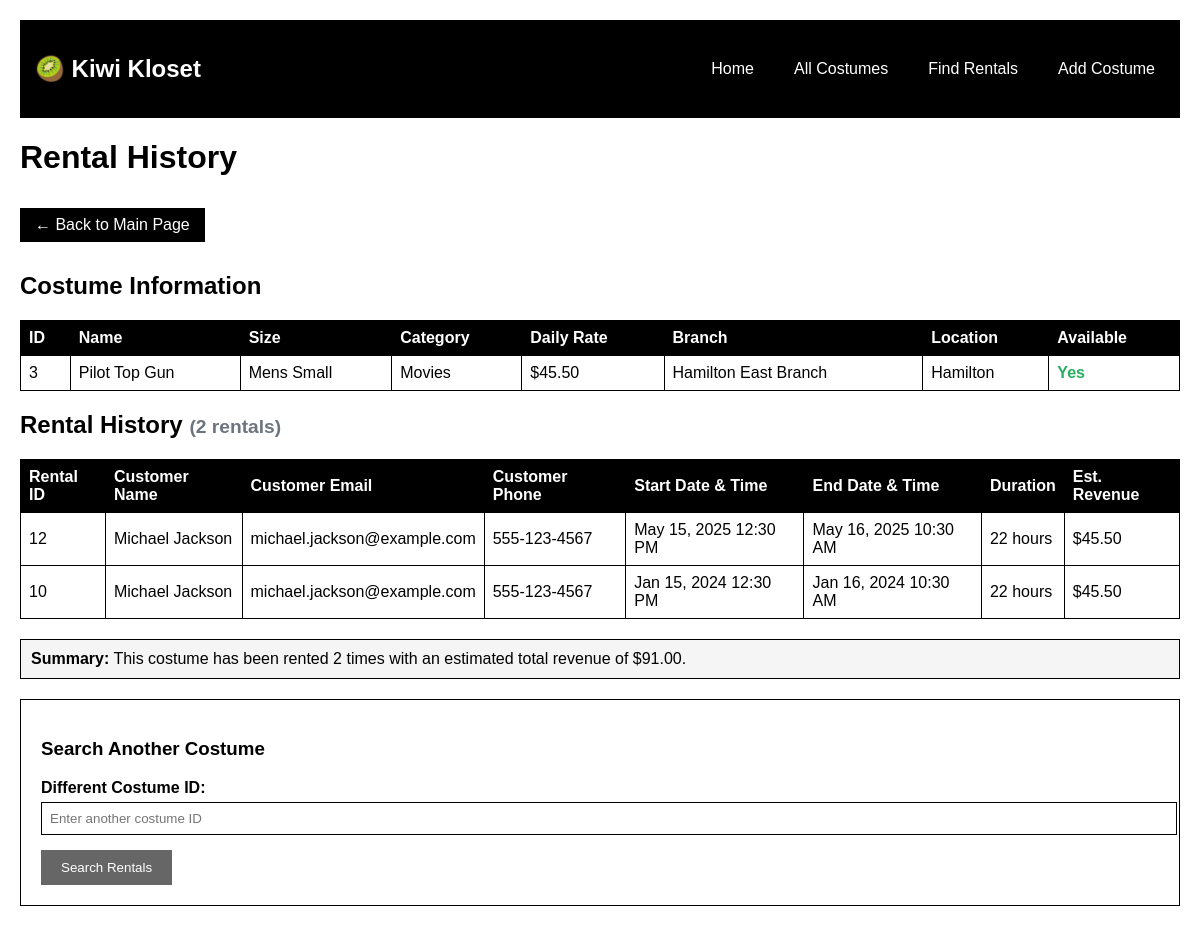
The page /rentals.php?costume_id=3 on the database its author committed.
### tables this page shows
CREATE TABLE costumes (
    id INT PRIMARY KEY,
	is_available TINYINT(1) NOT NULL,
	branch_id INT NOT NULL,
	name VARCHAR(255) NOT NULL,
	size VARCHAR(255) NOT NULL,
	daily_rate DECIMAL(10, 2) NOT NULL,
	category VARCHAR(255) NOT NULL
);

CREATE TABLE branches (
	id INT PRIMARY KEY,
    name varchar(255) NOT NULL,
    location VARCHAR(255) NOT NULL,
	email VARCHAR(255) NOT NULL
);

CREATE TABLE rentals (
	id INT PRIMARY KEY,
	start_datetime DATETIME NOT NULL,
	end_datetime DATETIME NOT NULL,
	costume_id INT NOT NULL,
	customer_id INT NOT NULL
);

CREATE TABLE customers (
	id INT PRIMARY KEY,
    email VARCHAR(255),
    first_name VARCHAR(255) NOT NULL,
    last_name VARCHAR(255) NOT NULL,
    phone VARCHAR(20)
);

### db.php (called while the page is built, shortened)
<?php
function executeQuery($conn, $sql, $types = "", $params = []) {
    try {
        $stmt = $conn->prepare($sql);
        if (!empty($params) && !empty($types)) {
            $stmt->bind_param($types, ...$params);
        }
        if (!$stmt->execute()) {
            throw new Exception("Execute failed: " . $stmt->error);
        }
        $result = $stmt->get_result();
        return $result;
    } catch (Exception $e) {
        error_log("Query execution error: " . $e->getMessage());
        if (isset($stmt)) {
            $stmt->close();
        }
        return false;
    }
}
?>

### rentals.php (the view, shortened to what this page needs)
<?php
require_once 'db.php';
$costume_info = null;
$rentals = [];
$error_message = '';
if (isset($_GET['costume_id']) && !empty($_GET['costume_id'])) {
    $costume_id = filter_var($_GET['costume_id'], FILTER_VALIDATE_INT);
    if ($costume_id === false || $costume_id <= 0) {
        $error_message = 'Invalid costume ID provided. Please enter a valid positive number.';
    } else {
        $conn = getDBConnection();
        if (!$conn) {
            $error_message = 'Unable to connect to the database. Please check your connection settings.';
        } else {
            $costume_query = "
                SELECT c.id, c.name, c.size, c.category, c.daily_rate, c.is_available,
                       b.name AS branch_name, b.location AS branch_location
                FROM costumes c
                JOIN branches b ON c.branch_id = b.id
                WHERE c.id = ?
            ";
            $costume_result = executeQuery($conn, $costume_query, "i", [$costume_id]);
            if ($costume_result !== false && $costume_result->num_rows > 0) {
                $costume_info = $costume_result->fetch_assoc();
                $rental_query = "
                    SELECT r.id, r.start_datetime, r.end_datetime,
                           c_customer.first_name, c_customer.last_name, c_customer.email, c_customer.phone
                    FROM rentals r
                    JOIN customers c_customer ON r.customer_id = c_customer.id
                    WHERE r.costume_id = ?
                    ORDER BY r.start_datetime DESC
                ";
                $rental_result = executeQuery($conn, $rental_query, "i", [$costume_id]);
                if ($rental_result !== false) {
                    $rentals = $rental_result->fetch_all(MYSQLI_ASSOC);
                } else {
                    $error_message = 'Failed to retrieve rental information from the database.';
                }
            } else {
                $error_message = "No costume found with ID: $costume_id. Please check the costume ID and try again.";
            }
        }
    }
} else {
    $error_message = 'No costume ID provided. Please specify a costume ID to view its rental history.';
}
function formatDateTime($datetime) {
    return date('M j, Y g:i A', strtotime($datetime));
}
function calculateDuration($start, $end) {
    $start_time = strtotime($start);
    $end_time = strtotime($end);
    $duration_hours = round(($end_time - $start_time) / 3600, 1);
    if ($duration_hours >= 24) {
        $days = floor($duration_hours / 24);
        $hours = $duration_hours % 24;
        return $days . " day" . ($days > 1 ? "s" : "") . ($hours > 0 ? " " . $hours . "h" : "");
    } else {
        return $duration_hours . " hour" . ($duration_hours != 1 ? "s" : "");
    }
}
?>
<!DOCTYPE html>
<html lang="en">
<head>
    <link rel="stylesheet" href="style.css">
</head>
<body>
    <header class="header">
        <nav class="navbar">
            <div class="logo">
                <h1>🥝 Kiwi Kloset</h1>
            </div>
            <ul class="nav-links">
                <li><a href="index.php">Home</a></li>
                <li><a href="index.php#costumes">All Costumes</a></li>
                <li><a href="index.php#rentals-form">Find Rentals</a></li>
                <li><a href="index.php#add-costume-form">Add Costume</a></li>
            </ul>
        </nav>
    </header>
    <div class="container">
        <main class="main-content">
            <h1 class="page-title">Rental History</h1>
            <a href="index.php" class="back-link">← Back to Main Page</a>
            <?php if (!empty($error_message)): ?>
                <div class="alert alert-error">
                    <strong>Error:</strong> <?php echo htmlspecialchars($error_message); ?>
                </div>
                <div class="form-section">
                    <h3>Try Another Costume ID</h3>
                    <form method="GET" action="rentals.php">
                        <div class="form-group">
                            <label for="costume_id">Costume ID:</label>
                            <input type="number"
                                   id="costume_id"
                                   name="costume_id"
                                   placeholder="Enter costume ID"
                                   min="1"
                                   value="<?php echo htmlspecialchars($_GET['costume_id'] ?? ''); ?>"
                                   required>
                        </div>
                        <button type="submit" class="btn">Search Rentals</button>
                    </form>
                </div>
            <?php else: ?>
                <?php if ($costume_info): ?>
                    <div class="table-section">
                        <h2 class="section-title">Costume Information</h2>
                        <table>
                            <thead>
                                <tr>
                                    <th>ID</th>
                                    <th>Name</th>
                                    <th>Size</th>
                                    <th>Category</th>
                                    <th>Daily Rate</th>
                                    <th>Branch</th>
                                    <th>Location</th>
                                    <th>Available</th>
                                </tr>
                            </thead>
                            <tbody>
                                <tr>
                                    <td><?php echo htmlspecialchars($costume_info['id']); ?></td>
                                    <td><?php echo htmlspecialchars($costume_info['name']); ?></td>
                                    <td><?php echo htmlspecialchars($costume_info['size']); ?></td>
                                    <td><?php echo htmlspecialchars($costume_info['category']); ?></td>
                                    <td>$<?php echo number_format($costume_info['daily_rate'], 2); ?></td>
                                    <td><?php echo htmlspecialchars($costume_info['branch_name']); ?></td>
                                    <td><?php echo htmlspecialchars($costume_info['branch_location']); ?></td>
                                    <td>
                                        <span style="color: <?php echo $costume_info['is_available'] ? '#27ae60' : '#e74c3c'; ?>; font-weight: bold;">
                                            <?php echo $costume_info['is_available'] ? 'Yes' : 'No'; ?>
                                        </span>
                                    </td>
                                </tr>
                            </tbody>
                        </table>
                    </div>
                    <div class="table-section">
                        <h2 class="section-title">
                            Rental History
                            <?php if (!empty($rentals)): ?>
                                <span style="font-size: 0.8em; color: #6c757d;">(<?php echo count($rentals); ?> rental<?php echo count($rentals) !== 1 ? 's' : ''; ?>)</span>
                            <?php endif; ?>
                        </h2>
                        <?php if (!empty($rentals)): ?>
                            <table>
                                <thead>
                                    <tr>
                                        <th>Rental ID</th>
                                        <th>Customer Name</th>
                                        <th>Customer Email</th>
                                        <th>Customer Phone</th>
                                        <th>Start Date & Time</th>
                                        <th>End Date & Time</th>
                                        <th>Duration</th>
                                        <th>Est. Revenue</th>
                                    </tr>
                                </thead>
                                <tbody>
                                    <?php foreach ($rentals as $rental): ?>
                                        <?php
                                            $duration = calculateDuration($rental['start_datetime'], $rental['end_datetime']);
                                            $duration_hours = round((strtotime($rental['end_datetime']) - strtotime($rental['start_datetime'])) / 3600, 1);
                                            $days = ceil($duration_hours / 24);
                                            $estimated_revenue = $days * $costume_info['daily_rate'];
                                        ?>
                                        <tr>
                                            <td><?php echo htmlspecialchars($rental['id']); ?></td>
                                            <td><?php echo htmlspecialchars($rental['first_name'] . ' ' . $rental['last_name']); ?></td>
                                            <td><?php echo htmlspecialchars($rental['email']); ?></td>
                                            <td><?php echo htmlspecialchars($rental['phone']); ?></td>
                                            <td><?php echo formatDateTime($rental['start_datetime']); ?></td>
                                            <td><?php echo formatDateTime($rental['end_datetime']); ?></td>
                                            <td><?php echo $duration; ?></td>
                                            <td>$<?php echo number_format($estimated_revenue, 2); ?></td>
                                        </tr>
                                    <?php endforeach; ?>
                                </tbody>
                            </table>
                            <?php
                                $total_rentals = count($rentals);
                                $total_revenue = 0;
                                foreach ($rentals as $rental) {
                                    $duration_hours = round((strtotime($rental['end_datetime']) - strtotime($rental['start_datetime'])) / 3600, 1);
                                    $days = ceil($duration_hours / 24);
                                    $total_revenue += $days * $costume_info['daily_rate'];
                                }
                            ?>
                            <div class="alert alert-info" style="margin-top: 1rem;">
                                <strong>Summary:</strong>
                                This costume has been rented <?php echo $total_rentals; ?> time<?php echo $total_rentals !== 1 ? 's' : ''; ?>
                                with an estimated total revenue of $<?php echo number_format($total_revenue, 2); ?>.
                            </div>
                        <?php endif; ?>
                    </div>
                    <div class="form-section">
                        <h3>Search Another Costume</h3>
                        <form method="GET" action="rentals.php">
                            <div class="form-group">
                                <label for="new_costume_id">Different Costume ID:</label>
                                <input type="number"
                                       id="new_costume_id"
                                       name="costume_id"
                                       placeholder="Enter another costume ID"
                                       min="1"
                                       required>
                            </div>
                            <button type="submit" class="btn btn-secondary">Search Rentals</button>
                        </form>
                    </div>
                <?php endif; ?>
            <?php endif; ?>
        </main>
    </div>
</body>
</html>

### style.css (style rules this page uses)
body { font-family: Arial, sans-serif; margin: 0; padding: 20px; }
.header { background: black; color: white; padding: 15px; margin-bottom: 20px; }
.navbar { display: flex; justify-content: space-between; align-items: center; }
.nav-links { display: flex; list-style: none; gap: 20px; margin: 0; padding: 0; }
.nav-links a { color: white; text-decoration: none; padding: 5px 10px; }
table { width: 100%; border-collapse: collapse; margin: 20px 0; }
th, td { border: 1px solid black; padding: 8px; text-align: left; }
th { background: black; color: white; }
.form-section { border: 1px solid black; padding: 20px; margin: 20px 0; }
.form-group { margin-bottom: 15px; }
.form-group label { display: block; margin-bottom: 5px; font-weight: bold; }
.form-group input, .form-group select { width: 100%; padding: 8px; border: 1px solid black; }
.btn { background: black; color: white; padding: 10px 20px; border: none; cursor: pointer; text-decoration: none; display: inline-block; }
.btn-secondary { background: #666; }
.alert { padding: 10px; margin: 10px 0; border: 1px solid black; }
.alert-info { background: #f5f5f5; }
.back-link { background: black; color: white; padding: 8px 15px; text-decoration: none; display: inline-block; margin: 10px 0; }

### rows shown on the page
costumes: id "3", name "Pilot Top Gun", size "Mens Small", category "Movies", daily_rate "45.50", branch.name "Hamilton East Branch", branch.location "Hamilton"
rentals: id "12", customer.last_name "Michael Jackson", customer.email "michael.jackson@example.com", customer.phone "555-123-4567", start_datetime "May 15, 2025 12:30 PM", end_datetime "May 16, 2025 10:30 AM", duration "22 hours", estimated_revenue "45.50"
rentals: id "10", customer.last_name "Michael Jackson", customer.email "michael.jackson@example.com", customer.phone "555-123-4567", start_datetime "Jan 15, 2024 12:30 PM", end_datetime "Jan 16, 2024 10:30 AM", duration "22 hours", estimated_revenue "45.50"

### other values the page prints
count($rentals) "2"
$total_rentals "2"
$total_revenue "91.00"
